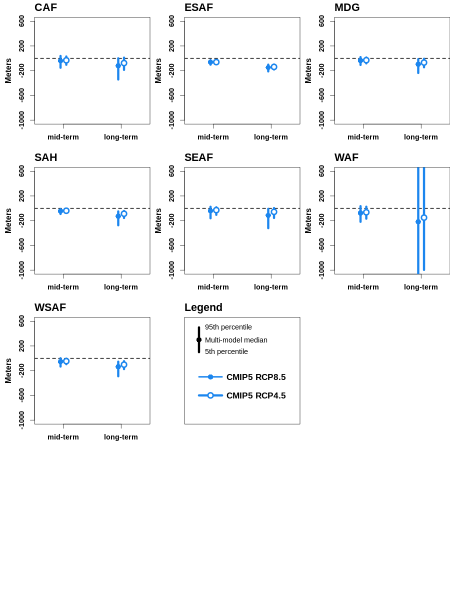
#> input picture Figures/scripts/dev_tests/AFRICA_satellite_coastal.png, 900 x 1200 px, given in place of Caribbean_AR6_regions_CDI.png, which was not available (shown at 1/2 size)
$ jupyter execute CID_AR6regions_AFRICA.ipynb   (text cells are left out)
#> lines starting #> are read from the running program, lines starting #| are printed output that depends on the picture
[cell 1]
import os
from IPython.display import Image

[cell 2]
region_name = 'OCEANIA'

outfilename = region_name+'_AR6_regions_CDI'
trim_figure = '/home/jservon/Chapter12_IPCC/figs/CID/'+outfilename+'.png'

cmd = 'python /home/jservon/Chapter12_IPCC/scripts/CID/CID_AR6regions.py '+region_name
os.system(cmd)
Image(trim_figure)

[cell 3]
region_name = 'AFRICA'

outfilename = region_name+'_AR6_regions_CDI'
trim_figure = '/home/jservon/Chapter12_IPCC/figs/CID/'+outfilename+'.png'

cmd = 'python /home/jservon/Chapter12_IPCC/scripts/CID/CID_AR6regions_AFRICA.py '+region_name
os.system(cmd)
Image(trim_figure)

[cell 4]
region_name = 'SOUTH-AMERICA'

# Missing SCA
outfilename = region_name+'_AR6_regions_CDI'
trim_figure = '/home/jservon/Chapter12_IPCC/figs/CID/'+outfilename+'.png'

cmd = 'python /home/jservon/Chapter12_IPCC/scripts/CID/CID_AR6regions.py '+region_name
os.system(cmd)
Image(trim_figure)

[cell 5]
region_name = 'ASIA'

outfilename = region_name+'_AR6_regions_CDI'
trim_figure = '/home/jservon/Chapter12_IPCC/figs/CID/'+outfilename+'.png'

cmd = 'python /home/jservon/Chapter12_IPCC/scripts/CID/CID_AR6regions.py '+region_name
os.system(cmd)
Image(trim_figure)

[cell 6]
region_name = 'NORTH-AMERICA'

outfilename = region_name+'_AR6_regions_CDI'
trim_figure = '/home/jservon/Chapter12_IPCC/figs/CID/'+outfilename+'.png'

cmd = 'python /home/jservon/Chapter12_IPCC/scripts/CID/CID_AR6regions.py '+region_name
os.system(cmd)
Image(trim_figure)

[cell 7]
region_name = 'EUROPE'

outfilename = region_name+'_AR6_regions_CDI'
trim_figure = '/home/jservon/Chapter12_IPCC/figs/CID/'+outfilename+'.png'

cmd = 'python /home/jservon/Chapter12_IPCC/scripts/CID/CID_AR6regions.py '+region_name
os.system(cmd)
Image(trim_figure)

[cell 8]
region_name = 'NH_POLAR'

outfilename = region_name+'_AR6_regions_CDI'
trim_figure = '/home/jservon/Chapter12_IPCC/figs/CID/'+outfilename+'.png'

cmd = 'python /home/jservon/Chapter12_IPCC/scripts/CID/CID_AR6regions.py '+region_name
os.system(cmd)
Image(trim_figure)

[cell 9]
region_name = 'SH_POLAR'

outfilename = region_name+'_AR6_regions_CDI'
trim_figure = '/home/jservon/Chapter12_IPCC/figs/CID/'+outfilename+'.png'

cmd = 'python /home/jservon/Chapter12_IPCC/scripts/CID/CID_AR6regions.py '+region_name
os.system(cmd)
Image(trim_figure)

[cell 10]
region_name = 'OCEANS'

outfilename = region_name+'_AR6_regions_CDI'
trim_figure = '/home/jservon/Chapter12_IPCC/figs/CID/'+outfilename+'.png'

cmd = 'python /home/jservon/Chapter12_IPCC/scripts/CID/CID_AR6regions.py '+region_name
os.system(cmd)
Image(trim_figure)

[cell 11]
region_name = 'Global_land'

outfilename = region_name+'_AR6_regions_CDI'
trim_figure = '/home/jservon/Chapter12_IPCC/figs/CID/'+outfilename+'.png'

cmd = 'python /home/jservon/Chapter12_IPCC/scripts/CID/CID_AR6regions.py '+region_name
os.system(cmd)
Image(trim_figure)

[cell 12]
region_name = 'Pacific???'

outfilename = region_name+'_AR6_regions_CDI'
trim_figure = '/home/jservon/Chapter12_IPCC/figs/CID/'+outfilename+'.png'

cmd = 'python /home/jservon/Chapter12_IPCC/scripts/CID/CID_AR6regions.py '+region_name
os.system(cmd)
Image(trim_figure)

[cell 13]
region_name = 'Caribbean'

outfilename = region_name+'_AR6_regions_CDI'
trim_figure = '/home/jservon/Chapter12_IPCC/figs/CID/'+outfilename+'.png'

cmd = 'python /home/jservon/Chapter12_IPCC/scripts/CID/CID_AR6regions.py '+region_name
os.system(cmd)
Image(trim_figure)

[cell 14]
from PIL import Image as PILImage
def extract_plot(figure_file,trim_figure) :
#> called with trim_figure = 'test.png'
    im = PILImage.open(figure_file)
#> im is the input picture: PIL image 900x1200 RGB; mean R, G, B 248.2, 248.8, 249.4
    #box=(left, upper, right, lower).
    im_crop = im.crop((200, 350, 820, 666))
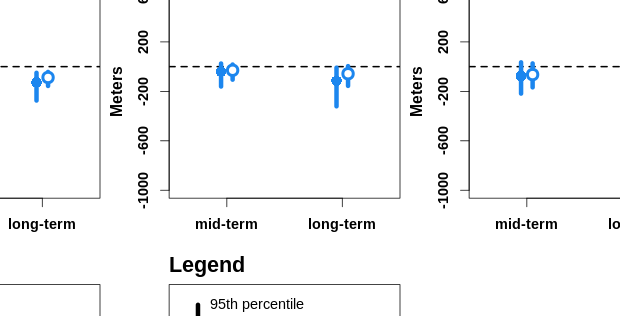
#> im_crop: PIL image 620x316 RGB; mean R, G, B 246.2, 246.9, 247.6
    im_crop.save(trim_figure, quality=95)
extract_plot(trim_figure,'test.png')
Image('test.png')


$ run again, on Figures/scripts/dev_tests/ASIA_satellite_coastal.png
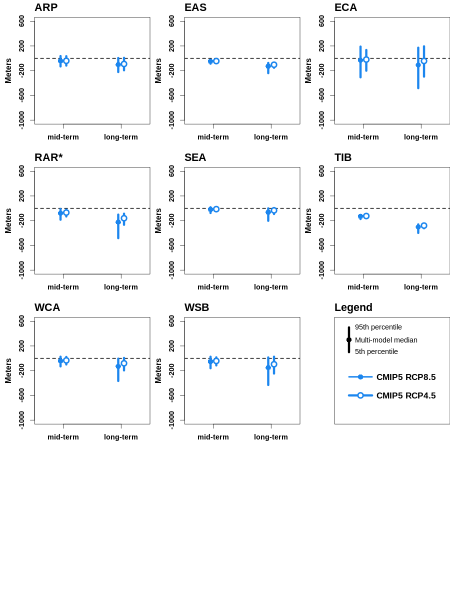
#> input picture Figures/scripts/dev_tests/ASIA_satellite_coastal.png, 900 x 1200 px, given in place of Caribbean_AR6_regions_CDI.png, which was not available (shown at 1/2 size)
#> in extract_plot, im is the input picture: PIL image 900x1200 RGB; mean R, G, B 247.7, 248.3, 248.9
#> in extract_plot, `im_crop = im.crop((200, 350, 820, 666))`:
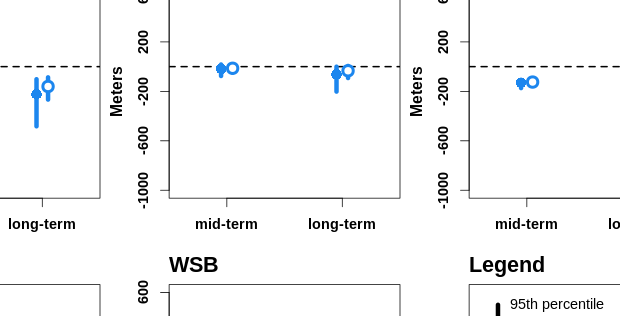
#> im_crop: PIL image 620x316 RGB; mean R, G, B 245.6, 246.2, 246.8

$ run again, on Figures/scripts/dev_tests/Coastal_Recession_2100_RCP85.png
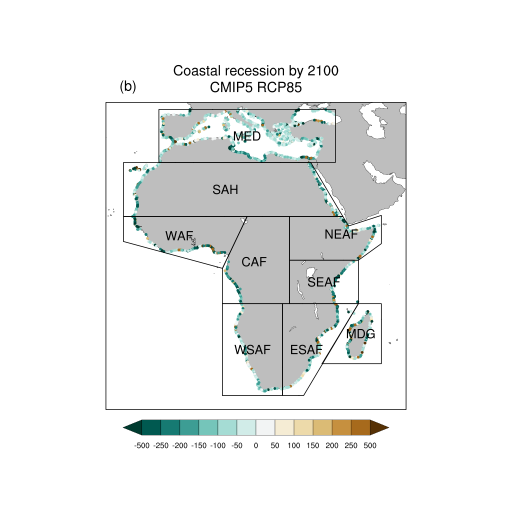
#> input picture Figures/scripts/dev_tests/Coastal_Recession_2100_RCP85.png, 1024 x 1024 px, given in place of Caribbean_AR6_regions_CDI.png, which was not available (shown at 1/2 size)
#> in extract_plot, im is the input picture: PIL image 1024x1024 RGB; mean R, G, B 237, 238.1, 237.5
#> in extract_plot, `im_crop = im.crop((200, 350, 820, 666))`:
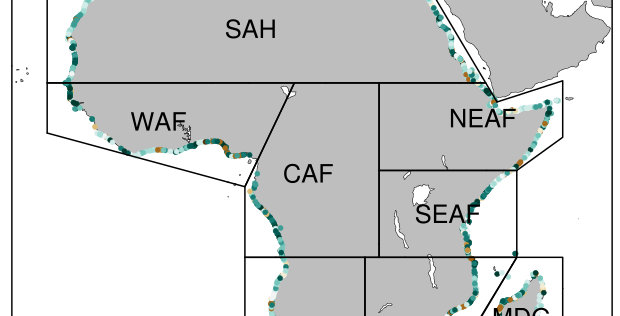
#> im_crop: PIL image 620x316 RGB; mean R, G, B 208.7, 210.3, 209.8
